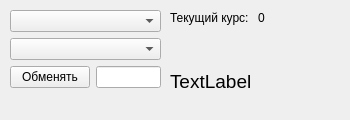
<?xml version="1.0" encoding="UTF-8"?>
<ui version="4.0">
 <class>MainWindow</class>
 <widget class="QMainWindow" name="MainWindow">
  <property name="geometry">
   <rect>
    <x>0</x>
    <y>0</y>
    <width>350</width>
    <height>120</height>
   </rect>
  </property>
  <property name="windowTitle">
   <string>MainWindow</string>
  </property>
  <widget class="QWidget" name="centralwidget">
   <widget class="QLabel" name="status_label">
    <property name="geometry">
     <rect>
      <x>170</x>
      <y>70</y>
      <width>171</width>
      <height>20</height>
     </rect>
    </property>
    <property name="text">
     <string>&lt;html&gt;&lt;head/&gt;&lt;body&gt;&lt;p&gt;&lt;span style=&quot; font-size:14pt;&quot;&gt;TextLabel&lt;/span&gt;&lt;/p&gt;&lt;/body&gt;&lt;/html&gt;</string>
    </property>
   </widget>
   <widget class="QWidget" name="">
    <property name="geometry">
     <rect>
      <x>10</x>
      <y>10</y>
      <width>151</width>
      <height>79</height>
     </rect>
    </property>
    <layout class="QVBoxLayout" name="verticalLayout">
     <item>
      <widget class="QComboBox" name="from_crypto"/>
     </item>
     <item>
      <widget class="QComboBox" name="to_crypto"/>
     </item>
     <item>
      <layout class="QHBoxLayout" name="horizontalLayout">
       <item>
        <widget class="QPushButton" name="pushButton">
         <property name="text">
          <string>Обменять</string>
         </property>
        </widget>
       </item>
       <item>
        <widget class="QLineEdit" name="lineEdit"/>
       </item>
      </layout>
     </item>
    </layout>
   </widget>
   <widget class="QWidget" name="">
    <property name="geometry">
     <rect>
      <x>170</x>
      <y>10</y>
      <width>170</width>
      <height>16</height>
     </rect>
    </property>
    <layout class="QHBoxLayout" name="horizontalLayout_2">
     <item>
      <widget class="QLabel" name="label">
       <property name="text">
        <string>&lt;html&gt;&lt;head/&gt;&lt;body&gt;&lt;p&gt;&lt;span style=&quot; font-size:9pt;&quot;&gt;Текущий курс:&lt;/span&gt;&lt;/p&gt;&lt;/body&gt;&lt;/html&gt;</string>
       </property>
      </widget>
     </item>
     <item>
      <widget class="QLabel" name="label_2">
       <property name="text">
        <string>&lt;html&gt;&lt;head/&gt;&lt;body&gt;&lt;p&gt;&lt;span style=&quot; font-size:9pt;&quot;&gt;0&lt;/span&gt;&lt;/p&gt;&lt;/body&gt;&lt;/html&gt;</string>
       </property>
      </widget>
     </item>
    </layout>
   </widget>
  </widget>
  <widget class="QMenuBar" name="menubar">
   <property name="geometry">
    <rect>
     <x>0</x>
     <y>0</y>
     <width>350</width>
     <height>21</height>
    </rect>
   </property>
  </widget>
 </widget>
 <resources/>
 <connections/>
</ui>
